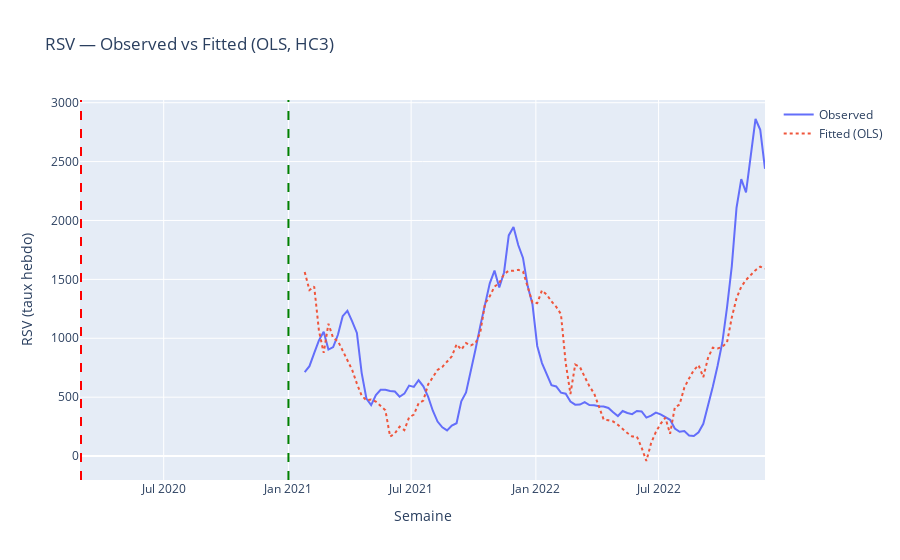
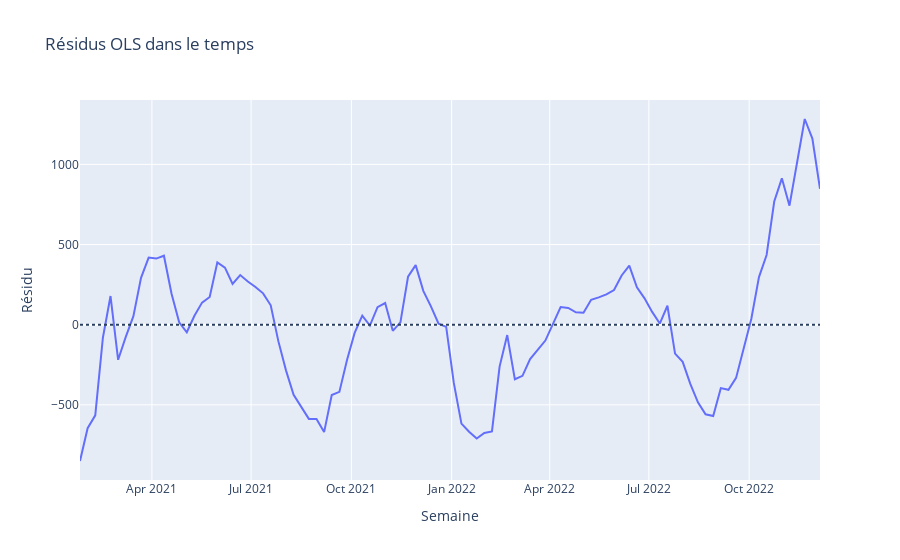
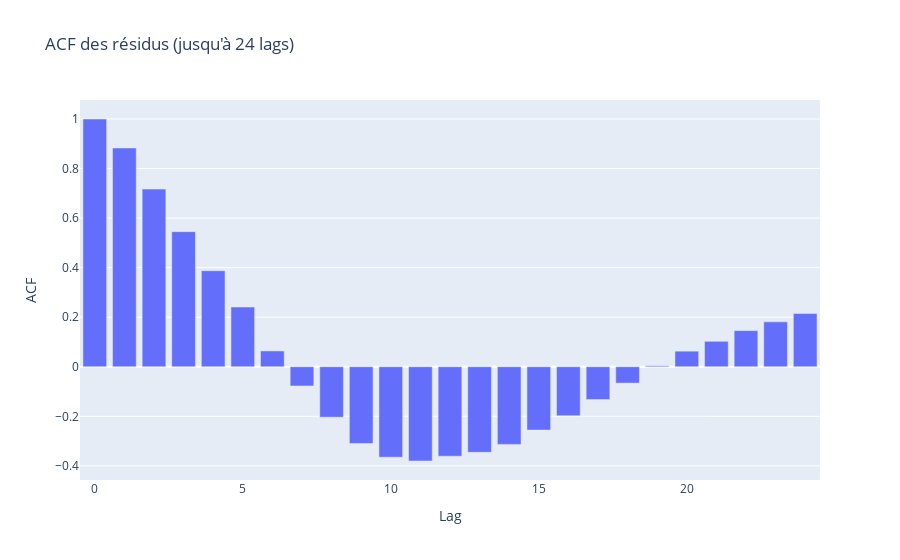

Source (notebook cell) for these figures, in order:
### Code cell
# ==========================================
# 📈 Modélisation OLS (base) + diagnostics
# ==========================================

assert "df_base" in globals() and len(df_base) > 20, "Base insuffisante pour modéliser."

# --- 1) Définition Y/X
Y = df_base["RSV"].astype(float)
X_cols = ["cov12_lag", "MNP_lag", "work_lag", "sin52", "cos52"]
X = df_base[X_cols].copy()

# Ajoute constante + fit OLS (erreurs robustes HC3)
ols = sm.OLS(Y, sm.add_constant(X, has_constant="add"), missing="drop").fit(cov_type="HC3")

# --- 2️⃣ Résumé concis (OK) + 3️⃣ Coefficients triés par significativité ---
summary_main = ols.summary2().tables[0]

summary_keys = [k for k in summary_main.index if any(x in str(k) for x in ["R", "AIC", "BIC"])]
print("=== OLS (HC3) — Résumé concis ===")
display(summary_main.loc[summary_keys] if summary_keys else summary_main)

# --- Extraction des coefficients ---
coef_table = ols.summary2().tables[1].copy()

# Trouve dynamiquement les noms des colonnes clés
pval_col = [c for c in coef_table.columns if "P>" in c.upper()][0]
coef_col = [c for c in coef_table.columns if "COEF" in c.upper()][0]
stderr_col = [c for c in coef_table.columns if "STD" in c.upper()][0]
t_col = next((c for c in coef_table.columns if "T" in c.upper() or "Z" in c.upper()), None)

# Trie par p-value
coef_table = coef_table.sort_values(pval_col).reset_index()

# Colonnes à afficher (selon présence)
cols_to_show = ["index", coef_col, stderr_col]
if t_col:
    cols_to_show.append(t_col)
cols_to_show.append(pval_col)

print("\nCoefficients principaux (triés par p-value) :")
display(coef_table.head(10)[cols_to_show])

# --- 3) Diagnostics résiduels
resid = ols.resid
dw = sm.stats.stattools.durbin_watson(resid)
lb = acorr_ljungbox(resid, lags=[8, 12, 24], return_df=True)

print(f"\nDurbin–Watson: {dw:.3f} (≈2 attendu si pas d’autocorr.)")
print("Ljung–Box p-values (lags 8/12/24):")
display(lb[["lb_stat", "lb_pvalue"]].rename(columns={"lb_stat":"stat", "lb_pvalue":"p"}))

# --- 4) VIF (multicolinéarité)
from statsmodels.stats.outliers_influence import variance_inflation_factor
Xv = sm.add_constant(X, has_constant="add")
vifs = pd.Series(
    {col: variance_inflation_factor(Xv.values, i) for i, col in enumerate(Xv.columns)},
    name="VIF"
)
print("\n=== VIF === ( <5 ok, >10 forte colinéarité )")
display(vifs)

# --- 5) Plotly — Observed vs Fitted
fitted = ols.fittedvalues.reindex(df_base.index)

fig1 = go.Figure()
fig1.add_trace(go.Scatter(x=df_base.index, y=Y, mode="lines", name="Observed", line=dict(width=2)))
fig1.add_trace(go.Scatter(x=df_base.index, y=fitted, mode="lines", name="Fitted (OLS)", line=dict(dash="dot")))
fig1.add_vline(x=COVID_START, line_dash="dash", line_color="red")
fig1.add_vline(x=VACC_START, line_dash="dash", line_color="green")
fig1.update_layout(
    title="RSV — Observed vs Fitted (OLS, HC3)",
    xaxis_title="Semaine", yaxis_title="RSV (taux hebdo)",
)
fig1.show()

# --- 6) Plotly — Résidus dans le temps
fig2 = go.Figure()
fig2.add_trace(go.Scatter(x=df_base.index, y=resid, mode="lines", name="Residuals"))
fig2.add_hline(y=0, line_dash="dot")
fig2.update_layout(
    title="Résidus OLS dans le temps",
    xaxis_title="Semaine", yaxis_title="Résidu"
)
fig2.show()

# --- 7) (Optionnel) ACF des résidus en Plotly
from statsmodels.tsa.stattools import acf
acf_vals = acf(resid, nlags=24, fft=True)
fig3 = go.Figure()
fig3.add_trace(go.Bar(x=list(range(len(acf_vals))), y=acf_vals, name="ACF(resid)"))
fig3.update_layout(title="ACF des résidus (jusqu'à 24 lags)", xaxis_title="Lag", yaxis_title="ACF")
fig3.show()

# --- 8) Interprétation signes attendus (rapide)
coef = ols.params
signs = {k: ("+" if v>0 else "-") for k, v in coef.items() if k != "const"}
print("\nAttendus: β_cov > 0, β_MNP < 0, β_work > 0 ; sin/cos = saison.")
print("Estimés :", signs)

# --- 9) Petit helper pour effet marginal de +10pp de couverture vaccinale
def effect_vaccination(delta_pp=10):
    return coef.get("cov12_lag", np.nan) * (delta_pp / 100.0)

print(f"Effet +10 pp vaccination ⇒ {effect_vaccination(10):.2f} unités RSV/sem.")
